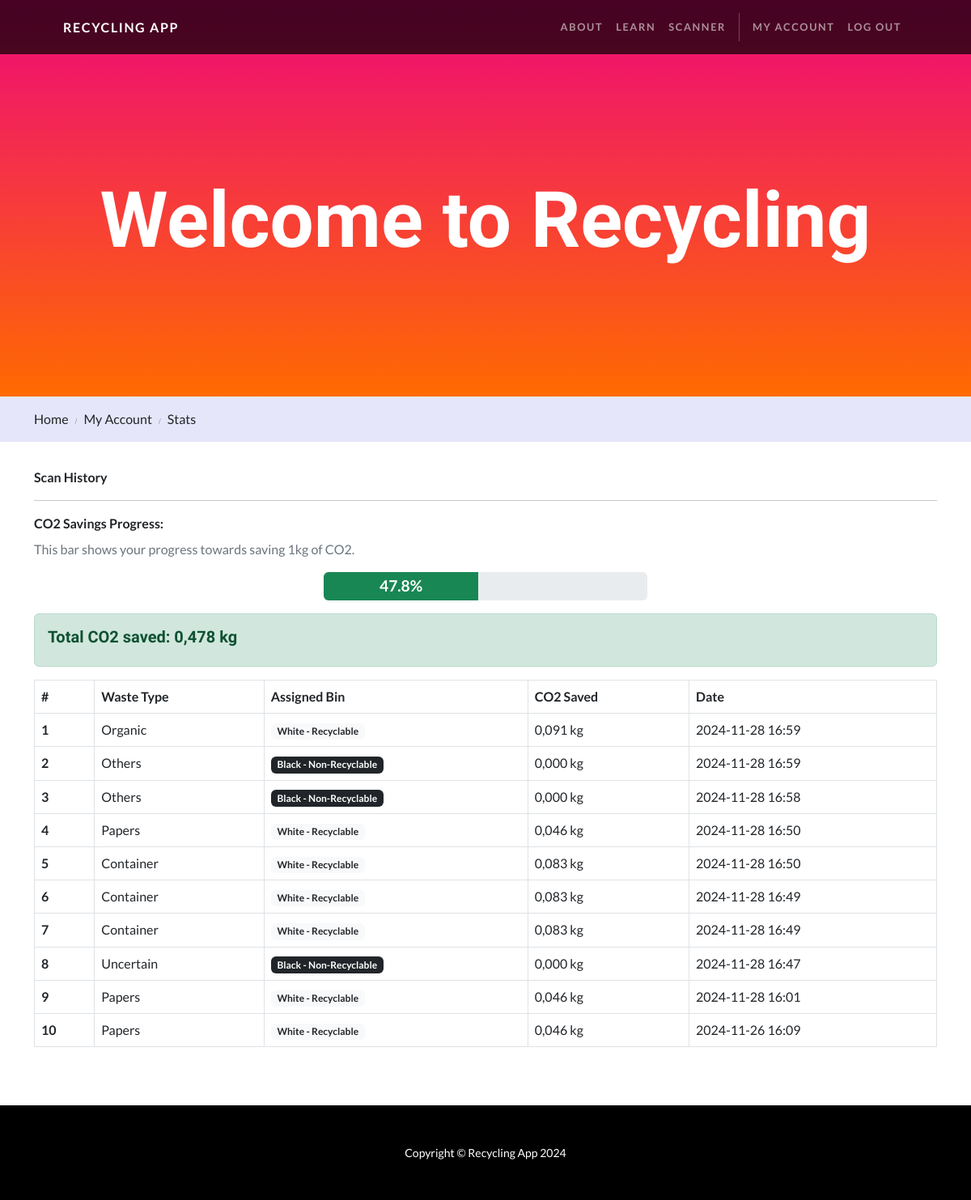
The app's page /my-account/statistics (signed in) with its own data.
### accounts/models.py (models this page shows, shortened)
class ScanningStatistics(models.Model):
    WASTE_TYPES = [
        ('BOTTLE', 'Bottle'),
        ('PRINTED_PACKAGING', 'Printed Packaging'),
        ('CONTAINER', 'Container'),
        ('CAN', 'Can'),
        ('ORGANIC', 'Organic'),
        ('OTHER', 'Others'),
        ('NON_RECYCLABLE_PAPER', 'Non-recyclable Paper'),
        ('PAPERS', 'Papers'),
        ('UNCERTAIN', 'Uncertain')
    ]
    BIN_TYPES = [
        ('BLACK', 'Black - Non-Recyclable'),
        ('GREEN', 'Green - Organic'),
        ('WHITE', 'White - Recyclable'),
    ]
    scan_date = models.DateTimeField(auto_now_add=True)
    waste_type = models.CharField(max_length=50, choices=WASTE_TYPES)
    bin_type = models.CharField(max_length=50, choices=BIN_TYPES)
    user = models.ForeignKey(User, on_delete=models.CASCADE)
    co2_saved = models.FloatField(default=0.0)
    experience = models.IntegerField(default=0)

### accounts/views.py (the view)
# urls.py: path('statistics', views.stats, name='accounts.stats'),
@login_required
def stats(request):
    viewData = {}
    viewData["title"] = "My Stats"
    viewData["breadcrumbItems"] = [
        {"name": "Home", "route": "home.index"},
        {"name": "My Account", "route": "accounts.index"},
        {"name": "Stats", "route": "accounts.stats"},
    ]
    scanning_entries = ScanningStatistics.objects.filter(user=request.user).order_by('-scan_date')
    total_co2 = scanning_entries.aggregate(total_co2=models.Sum('co2_saved'))
    total_co2_value = total_co2['total_co2'] or 0
    co2_percentage = total_co2_value * 100
    co2_percentage_str = f"{min(round(co2_percentage, 1), 100):.1f}".replace(',', '.')
    viewData["scanning_entries"] = scanning_entries
    viewData["total_co2"] = total_co2_value
    viewData["co2_percentage"] = co2_percentage_str
    return render(request, 'accounts/stats.html', {"viewData": viewData})

### accounts/templates/accounts/stats.html
{% extends 'base.html' %}
{% block content %}
<div class="p-3">
  <div class="container mb-3">
    <div class="row mt-3">
      <div class="mx-auto mb-4">
        <b>Scan History</b>
        <hr />
        <div class="mb-3">
          <label class="form-label fw-bold">CO2 Savings Progress:</label>
          <p class="text-muted">This bar shows your progress towards saving 1kg of CO2.</p>
          <div class="progress mx-auto" style="height: 35px; max-width: 400px;">
            <div class="progress-bar bg-success d-flex align-items-center justify-content-center"
                 role="progressbar"
                 style="width: {{ viewData.co2_percentage }}%;"
                 aria-valuenow="{{ viewData.co2_percentage }}"
                 aria-valuemin="0"
                 aria-valuemax="100">
              <span style="font-size: 1.2rem;" class="fw-bold">{{ viewData.co2_percentage }}%</span>
            </div>
          </div>
        </div>
        <div class="alert alert-success">
          <h5>Total CO2 saved: {{ viewData.total_co2|floatformat:3 }} kg</h5>
        </div>
        <table class="table table-bordered table-center">
          <thead>
            <tr>
              <th scope="col">#</th>
              <th scope="col">Waste Type</th>
              <th scope="col">Assigned Bin</th>
              <th scope="col">CO2 Saved</th>
              <th scope="col">Date</th>
            </tr>
          </thead>
          <tbody>
            {% for entry in viewData.scanning_entries %}
            <tr>
              <th scope="row">{{ forloop.counter }}</th>
              <td>{{ entry.get_waste_type_display }}</td>
              <td>
                <span class="badge {% if entry.bin_type == 'BLACK' %}bg-dark{% elif entry.bin_type == 'GREEN' %}bg-success{% else %}bg-light text-dark{% endif %}">
                  {{ entry.get_bin_type_display }}
                </span>
              </td>
              <td>{{ entry.co2_saved|floatformat:3 }} kg</td>
              <td>{{ entry.scan_date|date:"Y-m-d H:i" }}</td>
            </tr>
            {% endfor %}
          </tbody>
        </table>
      </div>
    </div>
  </div>
</div>
{% endblock content %}

### records on screen
ScanningStatistics: waste_type "Organic", bin_type "White - Recyclable", co2_saved "0,091", scan_date "2024-11-28 16:59"
ScanningStatistics: waste_type "Others", bin_type "Black - Non-Recyclable", co2_saved "0,000", scan_date "2024-11-28 16:59"
ScanningStatistics: waste_type "Others", bin_type "Black - Non-Recyclable", co2_saved "0,000", scan_date "2024-11-28 16:58"
ScanningStatistics: waste_type "Papers", bin_type "White - Recyclable", co2_saved "0,046", scan_date "2024-11-28 16:50"
ScanningStatistics: waste_type "Container", bin_type "White - Recyclable", co2_saved "0,083", scan_date "2024-11-28 16:50"
ScanningStatistics: waste_type "Container", bin_type "White - Recyclable", co2_saved "0,083", scan_date "2024-11-28 16:49"
ScanningStatistics: waste_type "Container", bin_type "White - Recyclable", co2_saved "0,083", scan_date "2024-11-28 16:49"
ScanningStatistics: waste_type "Uncertain", bin_type "Black - Non-Recyclable", co2_saved "0,000", scan_date "2024-11-28 16:47"
ScanningStatistics: waste_type "Papers", bin_type "White - Recyclable", co2_saved "0,046", scan_date "2024-11-28 16:01"
ScanningStatistics: waste_type "Papers", bin_type "White - Recyclable", co2_saved "0,046", scan_date "2024-11-26 16:09"

### other values on screen
{{ item.name }} "Home"
{{ item.name }} "My Account"
{{ item.name }} "Stats"
{{ viewData.co2_percentage }} "47.8"
{{ viewData.total_co2|floatformat:3 }} "0,478"
